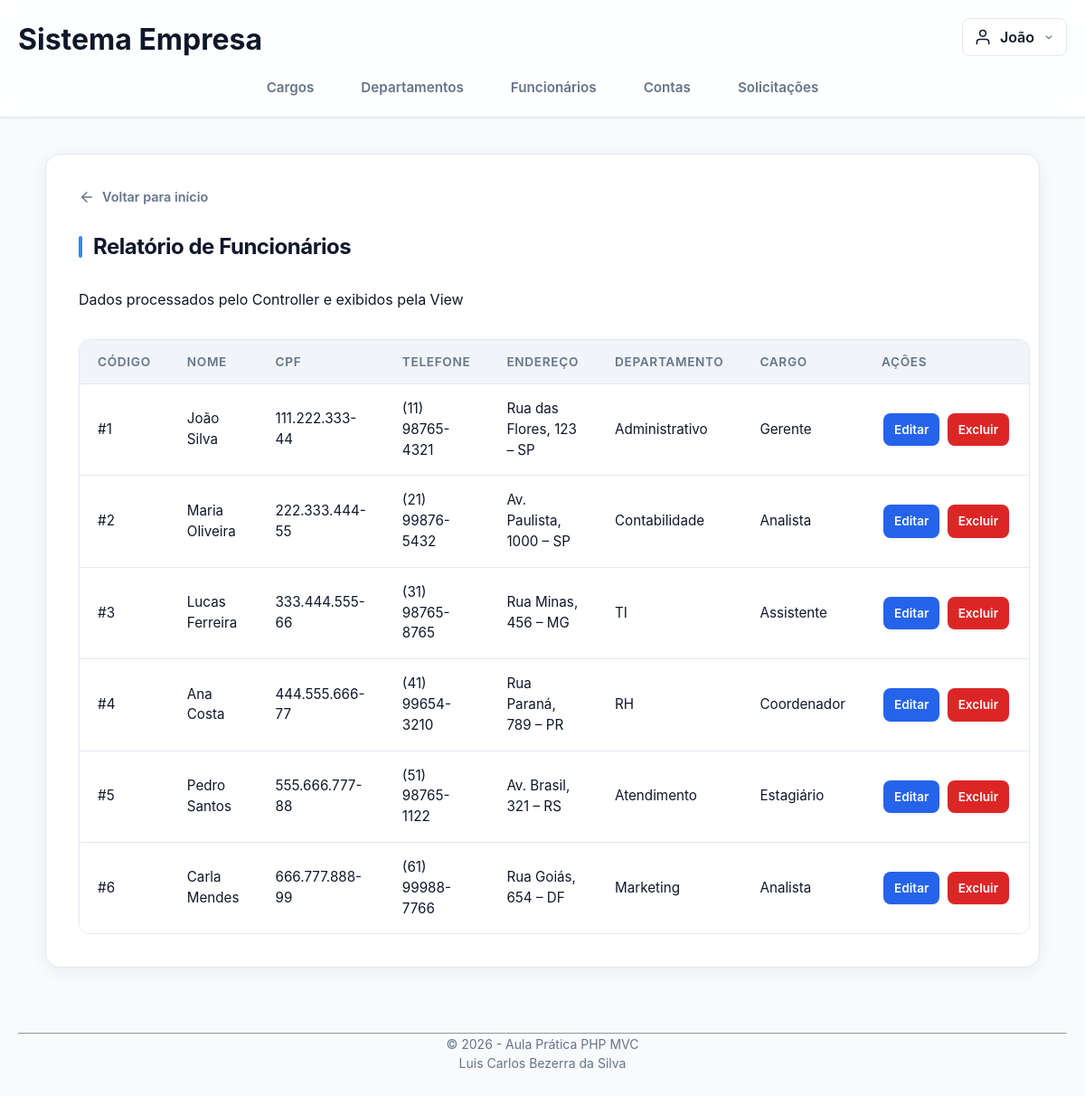
Page /index.php?action=listaFunc (signed in) on the committed database.
### tables this page shows
CREATE TABLE dboFuncionario (
    funcional INT AUTO_INCREMENT PRIMARY KEY,
    cpf CHAR(11) NOT NULL UNIQUE,
    nome VARCHAR(40) NOT NULL,
    telefone CHAR(15),
    endereco VARCHAR(500) NOT NULL,
    codDepartamento INT NOT NULL,
    codCargo INT NOT NULL,
    CONSTRAINT fkCodFun
        FOREIGN KEY (codCargo)
        REFERENCES dboCargo(codCargo),
    CONSTRAINT fkCodDepto
        FOREIGN KEY (codDepartamento)
        REFERENCES dboDepartamento(codDepartamento)
);

CREATE TABLE dboDepartamento (
    codDepartamento INT AUTO_INCREMENT PRIMARY KEY,
    nomeDepartamento VARCHAR(50) NOT NULL
);

CREATE TABLE dboCargo (
    codCargo INT AUTO_INCREMENT PRIMARY KEY,
    nomeCargo VARCHAR(100) NOT NULL UNIQUE,
    salario DECIMAL(10, 2) NOT NULL
);

### controller/funcController.php (called while the page is built, shortened)
<?php
    require_once __DIR__ . '/../model/funcionarioModel.php';
    class FuncController {
        public function listarTodos() {
            $model = new Funcionario();
            $listaFuncionarios = $model->listarTodos();
            include __DIR__ . "/../view/funcLista.php";
        }
    }
?>

### index.php (called while the page is built)
<?php
    require_once "controller/routes.php";
?>

### config/conexao.php (called while the page is built)
<?php
class Conexao
{
    public static function getConn()
    {
        $host = "127.0.0.1";
        $port = "3307";
        $dbname = "dboEmpresaMvc";
        $user = "root";
        $pass = "";
        try {
            $conexao = new PDO(
                "mysql:host=$host;port=$port;dbname=$dbname;charset=utf8",
                $user,
                $pass
            );
            $conexao->setAttribute(
                PDO::ATTR_ERRMODE,
                PDO::ERRMODE_EXCEPTION
            );
            return $conexao;
        } catch (PDOException $e) {
            die("Erro na conexão: " . $e->getMessage());
        }
    }
}

### model/funcionarioModel.php (called while the page is built, shortened)
<?php
    require_once __DIR__ . '/../config/conexao.php';
    class Funcionario {
        public function listarTodos(){
            $sql = "SELECT f.*, d.nomeDepartamento, c.nomeCargo,
                        e.cep, e.logradouro, e.numero, e.complemento, e.bairro, e.cidade, e.uf
                FROM dboFuncionario f
                INNER JOIN dboDepartamento d ON f.codDepartamento = d.codDepartamento
                INNER JOIN dboCargo c ON f.codCargo = c.codCargo
                LEFT JOIN dboEndereco e ON f.funcional = e.funcional
                ORDER BY f.funcional ASC";
            $stmt= Conexao::getConn()->prepare($sql);
            $stmt->execute();
            return $stmt->fetchAll(PDO::FETCH_ASSOC);
        }
    }
?>

### view/funcLista.php (the view, shortened to what this page needs)
<?php
    include __DIR__."/INCLUDE/cabecalho.php";
?>
    <h2>Relatório de Funcionários</h2>
    <p class="subtitulo">Dados processados pelo Controller e exibidos pela View</p>
    <table class="tabela-dados">
        <thead>
            <tr>
                <th>Código</th>
                <th>Nome</th>
                <th>CPF</th>
                <th>Telefone</th>
                <th>Endereço</th>
                <th>Departamento</th>
                <th>Cargo</th>
                <th>Ações</th>
            </tr>
        </thead>
        <tbody>
            <?php if (isset($listaFuncionarios) && count($listaFuncionarios) > 0): ?>
                <?php foreach($listaFuncionarios as $f): ?>
                <?php
                    $cpf = preg_replace('/\D/', '', (string) $f['cpf']);
                    $cpfFormatado = strlen($cpf) === 11
                        ? substr($cpf, 0, 3) . '.' . substr($cpf, 3, 3) . '.' . substr($cpf, 6, 3) . '-' . substr($cpf, 9, 2)
                        : $f['cpf'];
                    $telefone = preg_replace('/\D/', '', (string) ($f['telefone'] ?? ''));
                    $telefoneFormatado = strlen($telefone) === 11
                        ? '(' . substr($telefone, 0, 2) . ') ' . substr($telefone, 2, 5) . '-' . substr($telefone, 7, 4)
                        : (strlen($telefone) === 10 ? '(' . substr($telefone, 0, 2) . ') ' . substr($telefone, 2, 4) . '-' . substr($telefone, 6, 4) : $f['telefone']);
                    $partesEndereco = array_filter([
                        $f['logradouro'] ?? $f['endereco'], $f['numero'] ?? null, $f['complemento'] ?? null,
                        $f['bairro'] ?? null, $f['cidade'] ?? null, $f['uf'] ?? null,
                        !empty($f['cep']) ? 'CEP ' . $f['cep'] : null,
                    ], static function ($parte) { return $parte !== null && $parte !== ''; });
                ?>
                <tr>
                    <td>#<?= $f['funcional'] ?></td>
                    <td><?= htmlspecialchars($f['nome']) ?></td>
                    <td><?= htmlspecialchars($cpfFormatado) ?></td>
                    <td><?= htmlspecialchars($telefoneFormatado ?? '') ?></td>
                    <td><?= htmlspecialchars(implode(', ', $partesEndereco)) ?></td>
                    <td><?= $f['nomeDepartamento'] ?? '---' ?></td>
                    <td><?= $f['nomeCargo'] ?? '---' ?></td>
                    <td class="acoes-tabela">
                        <a class="btn-acao btn-editar" href="index.php?action=editarFunc&id=<?=$f['funcional']?>">Editar</a>
                        <a class="btn-acao btn-excluir" href="index.php?action=excluirFunc&id=<?=$f['funcional']?>" onclick="return confirmarExclusao(event, this.href, 'funcionário');">Excluir</a>
                    </td>
                </tr>
                <?php endforeach; ?>
            <?php endif; ?>
        </tbody>
    </table>
<?php
    include __DIR__."/INCLUDE/rodape.php";
?>

### view/css/estilo.css (style rules this page uses)
:root { --bg-main: #f8fafc; --bg-surface: #ffffff; --bg-surface-hover: #f1f5f9; --border-color: #e2e8f0; --border-focus: #3b82f6; --primary: #3b82f6; --primary-hover: #2563eb; --text-main: #0f172a; --text-muted: #64748b; --radius-sm: 8px; --radius-md: 12px; --radius-lg: 16px; --shadow-sm: 0 1px 3px rgba(15, 23, 42, 0.08); --shadow-md: 0 4px 20px -2px rgba(15, 23, 42, 0.08); --shadow-glow: 0 0 0 3px rgba(59, 130, 246, 0.2); --transition-fast: 0.2s cubic-bezier(0.4, 0, 0.2, 1); }
* { margin: 0; padding: 0; box-sizing: border-box; }
body { font-family: 'Inter', system-ui, -apple-system, BlinkMacSystemFont, 'Segoe UI', Roboto, sans-serif; background-color: var(--bg-main); color: var(--text-main); min-height: 100vh; line-height: 1.5; -webkit-font-smoothing: antialiased; }
h2 { font-size: 1.5rem; font-weight: 700; color: var(--text-main); margin-bottom: 28px; letter-spacing: -0.02em; display: flex; align-items: center; gap: 12px; }
h2::before { content: ''; display: inline-block; width: 4px; height: 24px; background: var(--primary); border-radius: 4px; }
.tabela-dados { width: 100%; border-collapse: separate; border-spacing: 0; margin-top: 32px; border-radius: var(--radius-md); overflow: hidden; border: 1px solid var(--border-color); }
.acoes-tabela { white-space: nowrap; }
.btn-acao { display: inline-block; padding: 8px 12px; margin: 2px; border-radius: var(--radius-sm); color: #ffffff; text-decoration: none; font-size: 0.85rem; font-weight: 600; transition: var(--transition-fast); box-shadow: var(--shadow-sm); }
.btn-editar { background: #2563eb; }
.btn-excluir { background: #dc2626; }
.tabela-dados th { background: var(--bg-surface-hover); color: var(--text-muted); padding: 14px 20px; text-align: left; font-weight: 600; font-size: 0.85rem; text-transform: uppercase; letter-spacing: 0.05em; border-bottom: 1px solid var(--border-color); }
.tabela-dados td { padding: 16px 20px; border-bottom: 1px solid var(--border-color); color: var(--text-main); font-size: 0.95rem; vertical-align: middle; transition: var(--transition-fast); background: var(--bg-surface); }
.tabela-dados tr:last-child td { border-bottom: none; }

### rows in the picture
dbofuncionario: funcional "1", nome "João Silva", cpf "111.222.333-44", telefone "(11) 98765-4321", partesEndereco "Rua das Flores, 123 – SP", codDepartamento.nomeDepartamento "Administrativo", codCargo.nomeCargo "Gerente"
dbofuncionario: funcional "2", nome "Maria Oliveira", cpf "222.333.444-55", telefone "(21) 99876-5432", partesEndereco "Av. Paulista, 1000 – SP", codDepartamento.nomeDepartamento "Contabilidade", codCargo.nomeCargo "Analista"
dbofuncionario: funcional "3", nome "Lucas Ferreira", cpf "333.444.555-66", telefone "(31) 98765-8765", partesEndereco "Rua Minas, 456 – MG", codDepartamento.nomeDepartamento "TI", codCargo.nomeCargo "Assistente"
dbofuncionario: funcional "4", nome "Ana Costa", cpf "444.555.666-77", telefone "(41) 99654-3210", partesEndereco "Rua Paraná, 789 – PR", codDepartamento.nomeDepartamento "RH", codCargo.nomeCargo "Coordenador"
dbofuncionario: funcional "5", nome "Pedro Santos", cpf "555.666.777-88", telefone "(51) 98765-1122", partesEndereco "Av. Brasil, 321 – RS", codDepartamento.nomeDepartamento "Atendimento", codCargo.nomeCargo "Estagiário"
dbofuncionario: funcional "6", nome "Carla Mendes", cpf "666.777.888-99", telefone "(61) 99988-7766", partesEndereco "Rua Goiás, 654 – DF", codDepartamento.nomeDepartamento "Marketing", codCargo.nomeCargo "Analista"

### other values in the picture
$primeiroNome "João"
